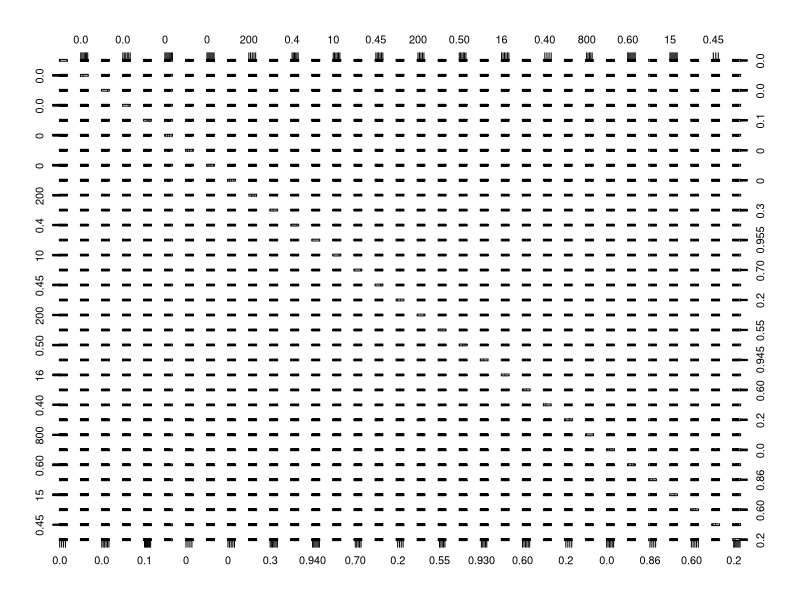

This figure's R source: (Note: this script raises an error after producing the figure.)
#Overall

#The code here aims to begin the statistical diagnostics that we wish to see more of in the tool. 
#All the indicators need to be tested for multicollinearity, normality, and linearity (conditions for 
#structural equation models). 

#################################################################################################


###Education
edu <- read.csv("Education_indicators.csv")

edu <- edu[complete.cases(edu),]
edu <- edu[,-1]
edu[,1:33] <- lapply(edu[,1:33], as.numeric)
plot(edu)
corrplot(cor(edu), method = "number", type = "lower")

temp.r <- abs(cor(edu)) # get correlations
temp.col <- dmat.color(temp.r) # get colors
temp.o <- order.single(temp.r)
cpairs(edu,  panel.colors = temp.col)


###################################################################################################


###Context
cont <- read.csv("Context_indicators.csv")

cont <- cont[complete.cases(cont),]
cont <- cont[,-1]
cont[,1:18] <- lapply(cont[,1:18], as.numeric)
plot(cont)
corrplot(cor(cont), method = "number", type = "lower")


###################################################################################################


###Housing
house <- read.csv("Housing_indicators.csv")
house <- house[complete.cases(house),]
house <- house[,-1]
house[,1:5] <- lapply(house[,1:5], as.numeric)
plot(house)
corrplot(cor(house), method = "number")


###################################################################################################


###Income
inc <- read.csv("Income_indicators.csv")
inc <- inc[complete.cases(inc),]
inc <- inc[,-1]
inc[,1:18] <- lapply(inc[,1:18], as.numeric)
plot(inc)
corrplot(cor(inc), method = "number", type = "lower")












